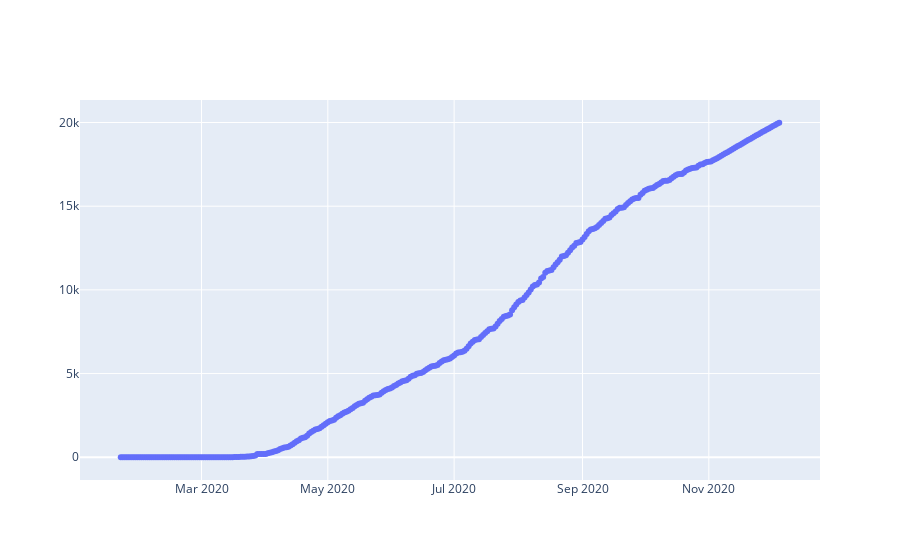

Source (notebook cell):
### Code cell
x = df_california.index
y = df_california['Deaths']
fig = go.Figure()
fig.add_scatter(x=x, y=y, mode="lines+markers")

### Figure 1 — Plotly figure (JSON) as saved in the notebook; plotly's stock layout.template omitted (floating-point values rounded to 4 significant figures; data arrays with more than 128 entries replaced by an {"elided": "..."} marker saying what was removed)
{"data": [{"mode": "lines+markers", "type": "scatter", "x": {"elided": "319 str values"}, "y": {"elided": "319 int values"}}], "layout": {}}
